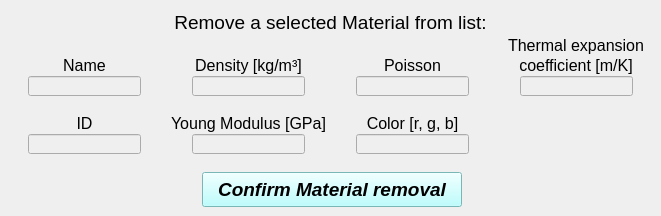
    <widget class="QWidget" name="tab_remove_material">
     <attribute name="title">
      <string>Delete</string>
     </attribute>
     <widget class="QLabel" name="Edit_mat_label_2">
      <property name="geometry">
       <rect>
        <x>146</x>
        <y>8</y>
        <width>369</width>
        <height>29</height>
       </rect>
      </property>
      <property name="font">
       <font>
        <pointsize>11</pointsize>
       </font>
      </property>
      <property name="text">
       <string>&lt;html&gt;&lt;head/&gt;&lt;body&gt;&lt;p align=&quot;center&quot;&gt;&lt;span style=&quot; font-size:14pt; font-style:normal;&quot;&gt;Remove a selected Material from list:&lt;/span&gt;&lt;/p&gt;&lt;/body&gt;&lt;/html&gt;</string>
      </property>
      <property name="textFormat">
       <enum>Qt::AutoText</enum>
      </property>
      <property name="alignment">
       <set>Qt::AlignCenter</set>
      </property>
     </widget>
     <widget class="QPushButton" name="pushButton_confirm_material_removal">
      <property name="enabled">
       <bool>true</bool>
      </property>
      <property name="geometry">
       <rect>
        <x>202</x>
        <y>172</y>
        <width>260</width>
        <height>35</height>
       </rect>
      </property>
      <property name="minimumSize">
       <size>
        <width>260</width>
        <height>35</height>
       </size>
      </property>
      <property name="maximumSize">
       <size>
        <width>260</width>
        <height>35</height>
       </size>
      </property>
      <property name="font">
       <font>
        <family>Arial</family>
        <pointsize>14</pointsize>
        <weight>75</weight>
        <italic>true</italic>
        <bold>true</bold>
        <stylestrategy>PreferDefault</stylestrategy>
       </font>
      </property>
      <property name="cursor">
       <cursorShape>ArrowCursor</cursorShape>
      </property>
      <property name="layoutDirection">
       <enum>Qt::LeftToRight</enum>
      </property>
      <property name="autoFillBackground">
       <bool>false</bool>
      </property>
      <property name="styleSheet">
       <string notr="true">background-color: rgb(170, 255, 255);</string>
      </property>
      <property name="text">
       <string>Confirm Material removal</string>
      </property>
      <property name="shortcut">
       <string>Shift+A</string>
      </property>
      <property name="checkable">
       <bool>false</bool>
      </property>
      <property name="autoDefault">
       <bool>true</bool>
      </property>
      <property name="default">
       <bool>false</bool>
      </property>
      <property name="flat">
       <bool>false</bool>
      </property>
     </widget>
     <widget class="QLabel" name="thermal_expansion_label_3">
      <property name="geometry">
       <rect>
        <x>500</x>
        <y>36</y>
        <width>152</width>
        <height>20</height>
       </rect>
      </property>
      <property name="text">
       <string>&lt;html&gt;&lt;head/&gt;&lt;body&gt;&lt;p align=&quot;center&quot;&gt;&lt;span style=&quot; font-size:12pt; font-style:normal;&quot;&gt;Thermal expansion&lt;/span&gt;&lt;/p&gt;&lt;/body&gt;&lt;/html&gt;</string>
      </property>
     </widget>
     <widget class="QLineEdit" name="lineEdit_color_remove">
      <property name="enabled">
       <bool>false</bool>
      </property>
      <property name="geometry">
       <rect>
        <x>356</x>
        <y>134</y>
        <width>113</width>
        <height>20</height>
       </rect>
      </property>
      <property name="font">
       <font>
        <family>Arial</family>
        <pointsize>11</pointsize>
        <weight>75</weight>
        <italic>false</italic>
        <bold>true</bold>
       </font>
      </property>
      <property name="alignment">
       <set>Qt::AlignCenter</set>
      </property>
     </widget>
     <widget class="QLineEdit" name="lineEdit_poisson_remove">
      <property name="enabled">
       <bool>false</bool>
      </property>
      <property name="geometry">
       <rect>
        <x>356</x>
        <y>76</y>
        <width>113</width>
        <height>20</height>
       </rect>
      </property>
      <property name="font">
       <font>
        <family>Arial</family>
        <pointsize>11</pointsize>
        <weight>75</weight>
        <italic>false</italic>
        <bold>true</bold>
       </font>
      </property>
      <property name="alignment">
       <set>Qt::AlignCenter</set>
      </property>
     </widget>
     <widget class="QLabel" name="coefficient_mK_3">
      <property name="geometry">
       <rect>
        <x>500</x>
        <y>56</y>
        <width>152</width>
        <height>20</height>
       </rect>
      </property>
      <property name="text">
       <string>&lt;html&gt;&lt;head/&gt;&lt;body&gt;&lt;p align=&quot;center&quot;&gt;&lt;span style=&quot; font-size:12pt; font-style:normal;&quot;&gt;coefficient [m/K]&lt;/span&gt;&lt;/p&gt;&lt;/body&gt;&lt;/html&gt;</string>
      </property>
     </widget>
     <widget class="QLineEdit" name="lineEdit_id_remove">
      <property name="enabled">
       <bool>false</bool>
      </property>
      <property name="geometry">
       <rect>
        <x>28</x>
        <y>134</y>
        <width>113</width>
        <height>20</height>
       </rect>
      </property>
      <property name="font">
       <font>
        <family>Arial</family>
        <pointsize>11</pointsize>
        <weight>75</weight>
        <italic>false</italic>
        <bold>true</bold>
       </font>
      </property>
      <property name="alignment">
       <set>Qt::AlignCenter</set>
      </property>
     </widget>
     <widget class="QLineEdit" name="lineEdit_name_remove">
      <property name="enabled">
       <bool>false</bool>
      </property>
      <property name="geometry">
       <rect>
        <x>28</x>
        <y>76</y>
        <width>113</width>
        <height>20</height>
       </rect>
      </property>
      <property name="font">
       <font>
        <family>Arial</family>
        <pointsize>11</pointsize>
        <weight>75</weight>
        <italic>false</italic>
        <bold>true</bold>
       </font>
      </property>
      <property name="alignment">
       <set>Qt::AlignCenter</set>
      </property>
     </widget>
     <widget class="QLabel" name="density_label_3">
      <property name="geometry">
       <rect>
        <x>174</x>
        <y>56</y>
        <width>149</width>
        <height>20</height>
       </rect>
      </property>
      <property name="text">
       <string>&lt;html&gt;&lt;head/&gt;&lt;body&gt;&lt;p align=&quot;center&quot;&gt;&lt;span style=&quot; font-size:12pt; font-style:normal;&quot;&gt;Density [kg/m³]&lt;/span&gt;&lt;/p&gt;&lt;/body&gt;&lt;/html&gt;</string>
      </property>
     </widget>
     <widget class="QLineEdit" name="lineEdit_density_remove">
      <property name="enabled">
       <bool>false</bool>
      </property>
      <property name="geometry">
       <rect>
        <x>192</x>
        <y>76</y>
        <width>113</width>
        <height>20</height>
       </rect>
      </property>
      <property name="font">
       <font>
        <family>Arial</family>
        <pointsize>11</pointsize>
        <weight>75</weight>
        <italic>false</italic>
        <bold>true</bold>
       </font>
      </property>
      <property name="alignment">
       <set>Qt::AlignCenter</set>
      </property>
     </widget>
     <widget class="QLineEdit" name="lineEdit_youngModulus_remove">
      <property name="enabled">
       <bool>false</bool>
      </property>
      <property name="geometry">
       <rect>
        <x>192</x>
        <y>134</y>
        <width>113</width>
        <height>20</height>
       </rect>
      </property>
      <property name="font">
       <font>
        <family>Arial</family>
        <pointsize>11</pointsize>
        <weight>75</weight>
        <italic>false</italic>
        <bold>true</bold>
       </font>
      </property>
      <property name="alignment">
       <set>Qt::AlignCenter</set>
      </property>
     </widget>
     <widget class="QLabel" name="ID_label_3">
      <property name="geometry">
       <rect>
        <x>62</x>
        <y>114</y>
        <width>45</width>
        <height>20</height>
       </rect>
      </property>
      <property name="text">
       <string>&lt;html&gt;&lt;head/&gt;&lt;body&gt;&lt;p align=&quot;center&quot;&gt;&lt;span style=&quot; font-size:12pt; font-style:normal;&quot;&gt;ID&lt;/span&gt;&lt;/p&gt;&lt;/body&gt;&lt;/html&gt;</string>
      </property>
     </widget>
     <widget class="QLabel" name="Name_label_3">
      <property name="geometry">
       <rect>
        <x>60</x>
        <y>56</y>
        <width>49</width>
        <height>20</height>
       </rect>
      </property>
      <property name="text">
       <string>&lt;html&gt;&lt;head/&gt;&lt;body&gt;&lt;p align=&quot;center&quot;&gt;&lt;span style=&quot; font-size:12pt; font-style:normal;&quot;&gt;Name&lt;/span&gt;&lt;/p&gt;&lt;/body&gt;&lt;/html&gt;</string>
      </property>
     </widget>
     <widget class="QLineEdit" name="lineEdit_thermal_expansion_coefficient_remove">
      <property name="enabled">
       <bool>false</bool>
      </property>
      <property name="geometry">
       <rect>
        <x>520</x>
        <y>76</y>
        <width>113</width>
        <height>20</height>
       </rect>
      </property>
      <property name="font">
       <font>
        <family>Arial</family>
        <pointsize>11</pointsize>
        <weight>75</weight>
        <italic>false</italic>
        <bold>true</bold>
       </font>
      </property>
      <property name="alignment">
       <set>Qt::AlignCenter</set>
      </property>
     </widget>
     <widget class="QLabel" name="YoungMod_label_3">
      <property name="geometry">
       <rect>
        <x>162</x>
        <y>114</y>
        <width>173</width>
        <height>20</height>
       </rect>
      </property>
      <property name="font">
       <font>
        <italic>false</italic>
       </font>
      </property>
      <property name="text">
       <string>&lt;html&gt;&lt;head/&gt;&lt;body&gt;&lt;p align=&quot;center&quot;&gt;&lt;span style=&quot; font-size:12pt;&quot;&gt;Young Modulus [GPa]&lt;/span&gt;&lt;/p&gt;&lt;/body&gt;&lt;/html&gt;</string>
      </property>
     </widget>
     <widget class="QLabel" name="color_label_4">
      <property name="geometry">
       <rect>
        <x>356</x>
        <y>114</y>
        <width>113</width>
        <height>20</height>
       </rect>
      </property>
      <property name="text">
       <string>&lt;html&gt;&lt;head/&gt;&lt;body&gt;&lt;p align=&quot;center&quot;&gt;&lt;span style=&quot; font-size:12pt; font-style:normal;&quot;&gt;Color [r, g, b]&lt;/span&gt;&lt;/p&gt;&lt;/body&gt;&lt;/html&gt;</string>
      </property>
     </widget>
     <widget class="QLabel" name="poisson_label_5">
      <property name="geometry">
       <rect>
        <x>378</x>
        <y>56</y>
        <width>69</width>
        <height>20</height>
       </rect>
      </property>
      <property name="text">
       <string>&lt;html&gt;&lt;head/&gt;&lt;body&gt;&lt;p align=&quot;center&quot;&gt;&lt;span style=&quot; font-size:12pt; font-style:normal;&quot;&gt;Poisson&lt;/span&gt;&lt;/p&gt;&lt;/body&gt;&lt;/html&gt;</string>
      </property>
     </widget>
    </widget>
